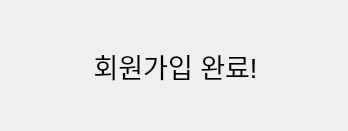
<?xml version="1.0" encoding="UTF-8"?>
<ui version="4.0">
 <class>Dialog</class>
 <widget class="QDialog" name="Dialog">
  <property name="geometry">
   <rect>
    <x>0</x>
    <y>0</y>
    <width>348</width>
    <height>131</height>
   </rect>
  </property>
  <property name="minimumSize">
   <size>
    <width>348</width>
    <height>131</height>
   </size>
  </property>
  <property name="maximumSize">
   <size>
    <width>348</width>
    <height>131</height>
   </size>
  </property>
  <property name="windowTitle">
   <string>Dialog</string>
  </property>
  <widget class="QLabel" name="label">
   <property name="geometry">
    <rect>
     <x>70</x>
     <y>30</y>
     <width>211</width>
     <height>71</height>
    </rect>
   </property>
   <property name="font">
    <font>
     <family>Arial</family>
     <pointsize>20</pointsize>
    </font>
   </property>
   <property name="text">
    <string>회원가입 완료!</string>
   </property>
   <property name="alignment">
    <set>Qt::AlignCenter</set>
   </property>
  </widget>
 </widget>
 <resources/>
 <connections/>
</ui>
